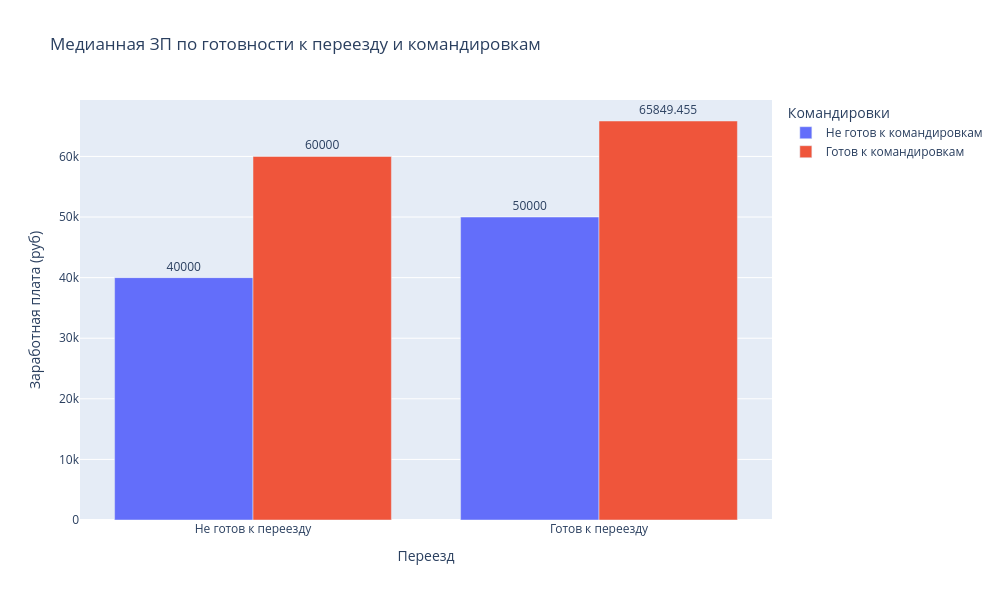

Notebook code for this chart:
### Markdown cell above
6. Постройте **многоуровневую столбчатую диаграмму**, которая показывает зависимость медианной заработной платы (**"salary_rub"**) от признаков **"Готовность к переезду"** и **"Готовность к командировкам"**. Проанализируйте график, сравнив уровень заработной платы в категориях.

### Code cell
median_salary = hh_database.groupby(['Готовность к переезду', 'Готовность к командировкам'], as_index=False)['salary_rub'].median() # Группируем и считаем медиану 
median_salary.rename(columns={'salary_rub': 'Медианная ЗП'}, inplace=True) # Переименование столбца 

# Создаем новые столбцы на основе других столбцов
# В новых столбцах значения True и False заменяются на понятные строки
median_salary['Переезд'] = median_salary['Готовность к переезду'].replace({True: 'Готов к переезду', False: 'Не готов к переезду'})
median_salary['Командировки'] = median_salary['Готовность к командировкам'].replace({True: 'Готов к командировкам', False: 'Не готов к командировкам'})

# График
fig = px.bar(
    median_salary,
    x='Переезд',
    y='Медианная ЗП',
    color='Командировки',
    barmode='group',
    text='Медианная ЗП', # Цифры ЗП над столбцами 
    title='Медианная ЗП по готовности к переезду и командировкам',
    labels={'Медианная ЗП': 'Заработная плата (руб)'}
)

fig.update_traces(textposition='outside')
fig.update_layout(height=600, width=1000)
fig.show() 

# Сохранение графика в HTML
fig.write_html(VIZ_DIR / "median_salary_by_relocation_and_travel.html")

### Figure 1 — Plotly figure (JSON) as saved in the notebook; plotly's stock layout.template omitted (floating-point values rounded to 4 significant figures)
{"data": [{"alignmentgroup": "True", "hovertemplate": "Командировки=Не готов к командировкам<br>Переезд=%{x}<br>Заработная плата (руб)=%{text}<extra></extra>", "legendgroup": "Не готов к командировкам", "marker": {"color": "#636efa", "pattern": {"shape": ""}}, "name": "Не готов к командировкам", "offsetgroup": "Не готов к командировкам", "orientation": "v", "showlegend": true, "text": [40000.0, 50000.0], "textposition": "outside", "type": "bar", "x": ["Не готов к переезду", "Готов к переезду"], "xaxis": "x", "y": [40000.0, 50000.0], "yaxis": "y"}, {"alignmentgroup": "True", "hovertemplate": "Командировки=Готов к командировкам<br>Переезд=%{x}<br>Заработная плата (руб)=%{text}<extra></extra>", "legendgroup": "Готов к командировкам", "marker": {"color": "#EF553B", "pattern": {"shape": ""}}, "name": "Готов к командировкам", "offsetgroup": "Готов к командировкам", "orientation": "v", "showlegend": true, "text": [60000.0, 65850.0], "textposition": "outside", "type": "bar", "x": ["Не готов к переезду", "Готов к переезду"], "xaxis": "x", "y": [60000.0, 65850.0], "yaxis": "y"}], "layout": {"barmode": "group", "height": 600, "legend": {"title": {"text": "Командировки"}, "tracegroupgap": 0}, "title": {"text": "Медианная ЗП по готовности к переезду и командировкам"}, "width": 1000, "xaxis": {"anchor": "y", "domain": [0, 1], "title": {"text": "Переезд"}}, "yaxis": {"anchor": "x", "domain": [0, 1], "title": {"text": "Заработная плата (руб)"}}}}
